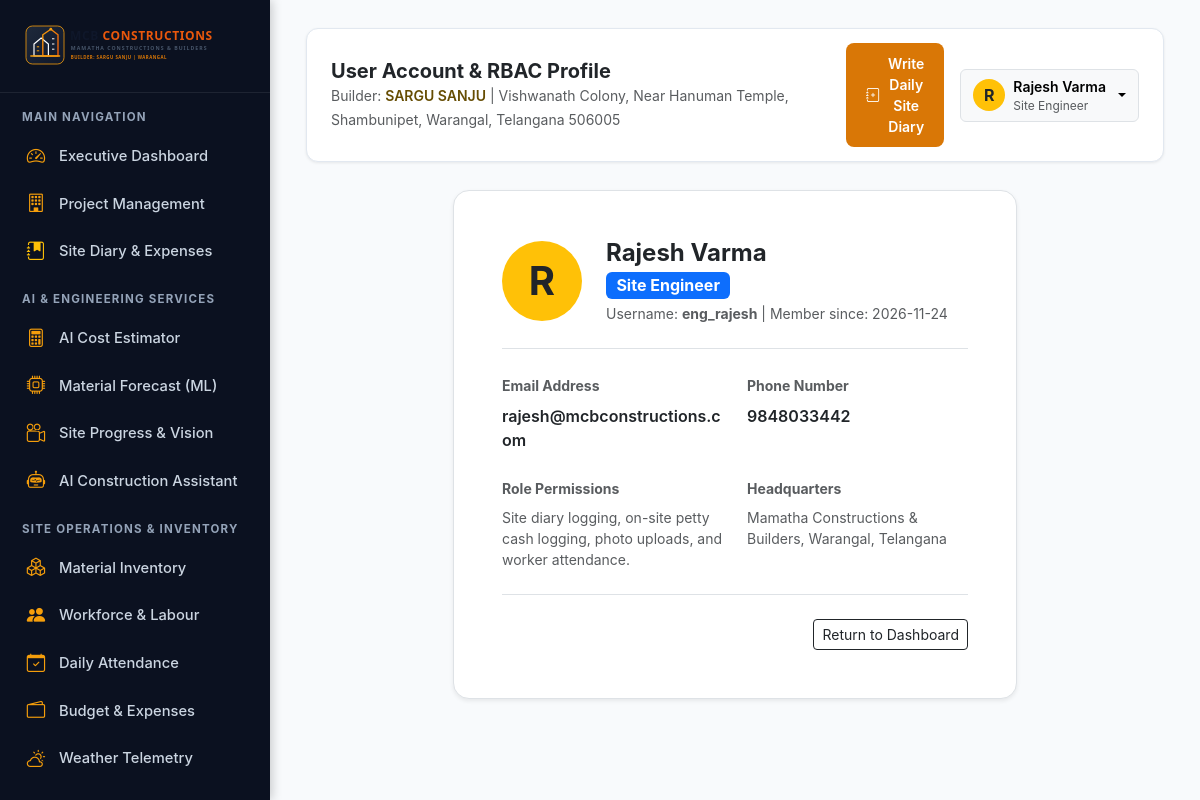
/profile (signed in), run on the app's committed database.
### tables this page shows
CREATE TABLE users (
        id INTEGER PRIMARY KEY AUTOINCREMENT,
        username TEXT UNIQUE NOT NULL,
        email TEXT UNIQUE NOT NULL,
        password_hash TEXT NOT NULL,
        full_name TEXT NOT NULL,
        role TEXT NOT NULL CHECK(role IN ('Administrator', 'Project Manager', 'Site Engineer', 'Inventory Manager')),
        phone TEXT,
        created_at TIMESTAMP DEFAULT CURRENT_TIMESTAMP
    );

### routes/auth.py (the view)
@auth_bp.route('/profile')
@login_required
def profile():
    conn = get_db_connection()
    user = conn.execute("SELECT * FROM users WHERE id = ?", (session['user_id'],)).fetchone()
    conn.close()
    return render_template('profile.html', user=user)

### app.py (called while the page is built)
@app.context_processor
def inject_global_data():
    return {
        "company_name": "MAMATHA CONSTRUCTIONS & BUILDERS",
        "company_short": "MCB CONSTRUCTIONS",
        "primary_builder": "SARGU SANJU",
        "office_address": "Vishwanath Colony, Near Hanuman Temple, Shambunipet, Warangal, Telangana 506005",
        "primary_phone": "7386181866",
        "current_user": session,
        "current_year": 2026,
        "current_lang": session.get('lang', 'en')
    }

### database/db.py (called while the page is built)
def get_db_connection():
    conn = sqlite3.connect(DB_PATH)
    conn.row_factory = sqlite3.Row
    conn.execute("PRAGMA foreign_keys = ON;")
    return conn

### routes/auth.py (called while the page is built)
def login_required(f):
    @wraps(f)
    def decorated_function(*args, **kwargs):
        if 'user_id' not in session:
            flash('Please log in to access this page.', 'warning')
            return redirect(url_for('auth.login', next=request.url))
        return f(*args, **kwargs)
    return decorated_function

### templates/profile.html (shortened to what this page needs)
{% extends "base.html" %}
{% block page_title %}User Account &amp; RBAC Profile{% endblock %}
{% block content %}
<div class="row justify-content-center">
  <div class="col-lg-8">
    <div class="card border rounded-4 shadow-sm bg-white p-4 p-md-5">
      <div class="d-flex align-items-center gap-4 mb-4 pb-4 border-bottom">
        <div class="rounded-circle bg-warning text-dark fw-bold d-flex align-items-center justify-content-center display-6" style="width: 80px; height: 80px;">
          {{ user.full_name[0] if user.full_name else 'U' }}
        </div>
        <div>
          <h4 class="fw-bold text-dark mb-1">{{ user.full_name }}</h4>
          <span class="badge bg-primary fs-6">{{ user.role }}</span>
          <div class="text-muted small mt-1">Username: <strong>{{ user.username }}</strong> | Member since: {{ user.created_at[:10] }}</div>
        </div>
      </div>
      <div class="row g-4">
        <div class="col-md-6">
          <label class="form-label small fw-bold text-muted">Email Address</label>
          <div class="fw-semibold text-dark">{{ user.email }}</div>
        </div>
        <div class="col-md-6">
          <label class="form-label small fw-bold text-muted">Phone Number</label>
          <div class="fw-semibold text-dark">{{ user.phone or 'Not configured' }}</div>
        </div>
        <div class="col-md-6">
          <label class="form-label small fw-bold text-muted">Role Permissions</label>
          <div class="small text-muted">
            {% if user.role == 'Administrator' %}
              Full system control, executive analytics, user management, and project approvals.
            {% elif user.role == 'Project Manager' %}
              Schedule planning, task assignment, budget monitoring, and milestone reports.
            {% elif user.role == 'Site Engineer' %}
              Site diary logging, on-site petty cash logging, photo uploads, and worker attendance.
            {% else %}
              Inventory replenishment, warehouse dispatch, and material threshold audits.
            {% endif %}
          </div>
        </div>
        <div class="col-md-6">
          <label class="form-label small fw-bold text-muted">Headquarters</label>
          <div class="small text-muted">Mamatha Constructions &amp; Builders, Warangal, Telangana</div>
        </div>
      </div>
      <div class="mt-4 pt-4 border-top text-end">
        <a href="{{ url_for('dashboard.index') }}" class="btn btn-outline-dark btn-sm">
          Return to Dashboard
        </a>
      </div>
    </div>
  </div>
</div>
{% endblock %}

### templates/base.html (shortened to what this page needs)
<!DOCTYPE html>
<html lang="en">
<head>
  <link href="https://cdn.jsdelivr.net/npm/bootstrap@5.3.3/dist/css/bootstrap.min.css" rel="stylesheet">
  <link rel="stylesheet" href="https://cdn.jsdelivr.net/npm/bootstrap-icons@1.11.3/font/bootstrap-icons.min.css">
  <link rel="stylesheet" href="{{ url_for('static', filename='css/style.css') }}">
</head>
<body>
  <aside class="mcb-sidebar">
    <div class="mcb-sidebar-brand">
      <img src="{{ url_for('static', filename='images/mcb_logo.svg') }}" alt="MCB Logo">
    </div>
    <div class="mcb-nav-heading">Main Navigation</div>
    <a href="{{ url_for('dashboard.index') }}" class="mcb-nav-link {% if request.endpoint == 'dashboard.index' %}active{% endif %}">
      <i class="bi bi-speedometer2"></i> Executive Dashboard
    </a>
    <a href="{{ url_for('projects.list_projects') }}" class="mcb-nav-link {% if 'projects' in request.endpoint %}active{% endif %}">
      <i class="bi bi-building"></i> Project Management
    </a>
    <a href="{{ url_for('site_diary.index') }}" class="mcb-nav-link {% if 'site_diary' in request.endpoint %}active{% endif %}">
      <i class="bi bi-journal-bookmark-fill text-warning"></i> Site Diary & Expenses
    </a>
    <div class="mcb-nav-heading">AI & Engineering Services</div>
    <a href="{{ url_for('estimation.index') }}" class="mcb-nav-link {% if 'estimation' in request.endpoint %}active{% endif %}">
      <i class="bi bi-calculator"></i> AI Cost Estimator
    </a>
    <a href="{{ url_for('materials.prediction') }}" class="mcb-nav-link {% if request.endpoint == 'materials.prediction' %}active{% endif %}">
      <i class="bi bi-cpu"></i> Material Forecast (ML)
    </a>
    <a href="{{ url_for('progress.index') }}" class="mcb-nav-link {% if 'progress' in request.endpoint %}active{% endif %}">
      <i class="bi bi-camera-reels"></i> Site Progress & Vision
    </a>
    <a href="{{ url_for('chatbot.index') }}" class="mcb-nav-link {% if 'chatbot' in request.endpoint %}active{% endif %}">
      <i class="bi bi-robot"></i> AI Construction Assistant
    </a>
    <div class="mcb-nav-heading">Site Operations & Inventory</div>
    <a href="{{ url_for('materials.inventory') }}" class="mcb-nav-link {% if request.endpoint == 'materials.inventory' %}active{% endif %}">
      <i class="bi bi-boxes"></i> Material Inventory
    </a>
    <a href="{{ url_for('workforce.index') }}" class="mcb-nav-link {% if request.endpoint == 'workforce.index' %}active{% endif %}">
      <i class="bi bi-people-fill"></i> Workforce & Labour
    </a>
    <a href="{{ url_for('workforce.attendance') }}" class="mcb-nav-link {% if request.endpoint == 'workforce.attendance' %}active{% endif %}">
      <i class="bi bi-calendar-check"></i> Daily Attendance
    </a>
    <a href="{{ url_for('expenses.index') }}" class="mcb-nav-link {% if 'expenses' in request.endpoint %}active{% endif %}">
      <i class="bi bi-wallet2"></i> Budget & Expenses
    </a>
    <a href="{{ url_for('weather.index') }}" class="mcb-nav-link {% if 'weather' in request.endpoint %}active{% endif %}">
      <i class="bi bi-cloud-sun"></i> Weather Telemetry
    </a>
    <div class="mcb-nav-heading">External</div>
  </aside>
  <main class="mcb-main-content">
    <header class="mcb-topbar">
      <div class="d-flex align-items-center gap-3">
        <div>
          <h5 class="mb-0 fw-bold text-dark">{% block page_title %}Dashboard{% endblock %}</h5>
          <small class="text-muted">Builder: <span class="fw-semibold text-warning-emphasis">{{ primary_builder }}</span> | {{ office_address }}</small>
        </div>
      </div>
      <div class="d-flex align-items-center gap-3">
        <a href="{{ url_for('site_diary.create_entry') }}" class="btn btn-mcb-primary btn-sm d-flex align-items-center gap-2">
          <i class="bi bi-journal-plus"></i> Write Daily Site Diary
        </a>
        <div class="dropdown">
          <button class="btn btn-light dropdown-toggle d-flex align-items-center gap-2 border" type="button" data-bs-toggle="dropdown">
            <div class="rounded-circle bg-warning text-dark fw-bold d-flex align-items-center justify-content-center" style="width:32px; height:32px;">
              {{ current_user.full_name[0] if current_user.full_name else 'U' }}
            </div>
            <div class="text-start d-none d-sm-block">
              <span class="d-block fw-semibold small">{{ current_user.full_name }}</span>
              <span class="d-block text-muted" style="font-size:0.75rem;">{{ current_user.role }}</span>
            </div>
          </button>
        </div>
      </div>
    </header>
    {% block content %}{% endblock %}
  </main>
</body>
</html>

### static/css/style.css (style rules this page uses)
:root { --mcb-navy-900: #0b1120; --mcb-navy-800: #0f172a; --mcb-navy-700: #1e293b; --mcb-navy-600: #334155; --mcb-orange-500: #f59e0b; --mcb-orange-600: #d97706; --mcb-orange-700: #b45309; --mcb-amber-light: #fef3c7; --mcb-surface: #ffffff; --mcb-bg: #f8fafc; --mcb-border: #e2e8f0; --mcb-text-dark: #0f172a; --mcb-text-muted: #64748b; --mcb-success: #10b981; --mcb-danger: #ef4444; --mcb-info: #0284c7; --mcb-radius: 12px; --mcb-shadow-sm: 0 1px 3px rgba(0,0,0,0.08); --mcb-shadow-md: 0 4px 12px rgba(15,23,42,0.08); --mcb-shadow-lg: 0 10px 25px rgba(15,23,42,0.12); --mcb-font-sans: 'Inter', -apple-system, BlinkMacSystemFont, 'Segoe UI', Roboto, sans-serif; --mcb-font-serif: 'Cambria Math', 'Georgia', serif; }
body { font-family: var(--mcb-font-sans); background-color: var(--mcb-bg); color: var(--mcb-text-dark); margin: 0; padding: 0; min-height: 100vh; }
.mcb-sidebar { width: 270px; background-color: var(--mcb-navy-900); color: #f8fafc; min-height: 100vh; position: fixed; left: 0; top: 0; bottom: 0; z-index: 1000; overflow-y: auto; box-shadow: 2px 0 10px rgba(0,0,0,0.2); transition: all 0.3s ease; }
.mcb-sidebar-brand { padding: 22px 20px; border-bottom: 1px solid rgba(255,255,255,0.08); display: flex; align-items: center; gap: 12px; }
.mcb-sidebar-brand img { height: 48px; width: auto; }
.mcb-nav-heading { font-size: 0.72rem; font-weight: 700; text-transform: uppercase; letter-spacing: 1.2px; color: #94a3b8; padding: 16px 22px 6px; }
.mcb-nav-link { display: flex; align-items: center; gap: 12px; padding: 10px 22px; color: #cbd5e1; text-decoration: none; font-size: 0.92rem; font-weight: 500; border-left: 3px solid transparent; transition: all 0.2s; }
.mcb-nav-link i { font-size: 1.15rem; width: 22px; text-align: center; color: var(--mcb-orange-500); }
.mcb-main-content { margin-left: 270px; padding: 28px 36px; min-height: 100vh; }
.mcb-topbar { background: #ffffff; border-radius: var(--mcb-radius); padding: 14px 24px; display: flex; align-items: center; justify-content: space-between; margin-bottom: 28px; box-shadow: var(--mcb-shadow-sm); border: 1px solid var(--mcb-border); }
.btn-mcb-primary { background-color: var(--mcb-orange-600); color: #ffffff; font-weight: 600; border: none; border-radius: 8px; padding: 10px 20px; transition: all 0.2s; }

### data on the page
users: full_name "Rajesh Varma", role "Site Engineer", full_name "R", username "eng_rajesh", created_at "2026-11-24", email "rajesh@mcbconstructions.com", phone "9848033442"

### other printed values
{{ primary_builder }} "SARGU SANJU"
{{ office_address }} "Vishwanath Colony, Near Hanuman Temple, Shambunipet, Warangal, Telangana 506005"
{{ current_user.full_name[0] if current_user.full_name else 'U' }} "R"
